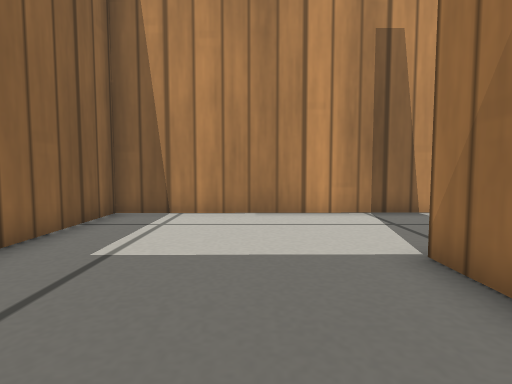
View 1 (above)

14 first-person views from a walk through a robot-simulator world made for Gazebo. The camera is 0.23 m above the floor, tilts 4° down and sees 80° across. The floor is counted in squares, 0.2 m on a side. Each view is taken from the middle of a square. On the plan, view 1 faces up. The plan holds only what a view shows up to about 13 squares ahead; the rest is blank. Gazebo's built-in surfaces are drawn with simple patterns.

View 2
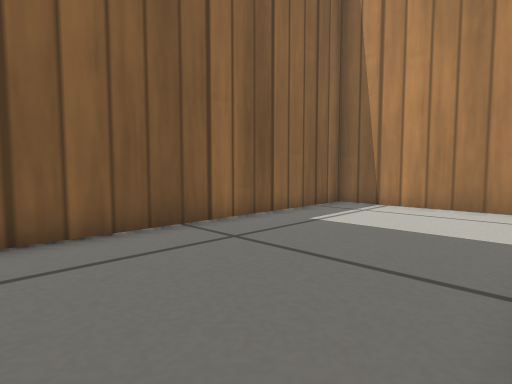

View 3
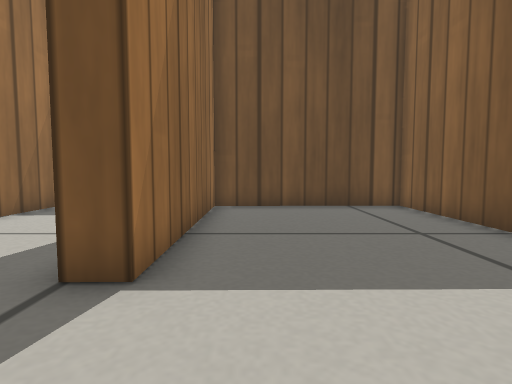

View 4
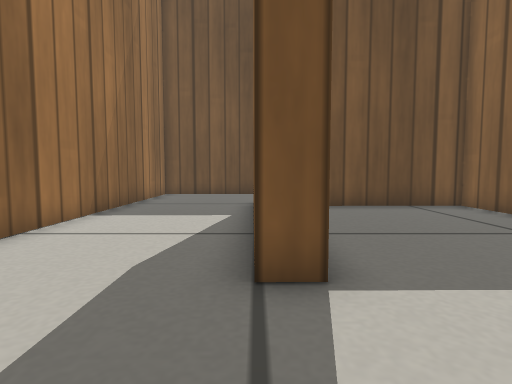

View 5
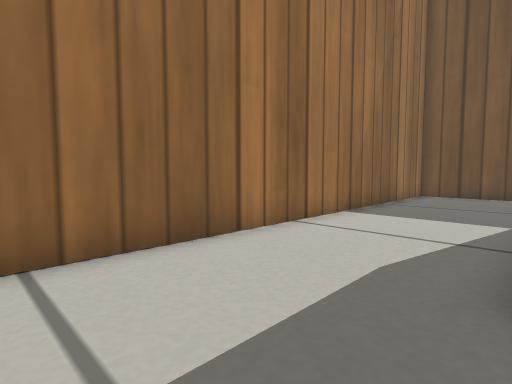

View 6
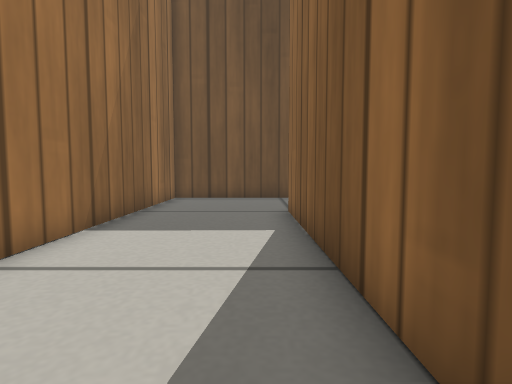

View 7
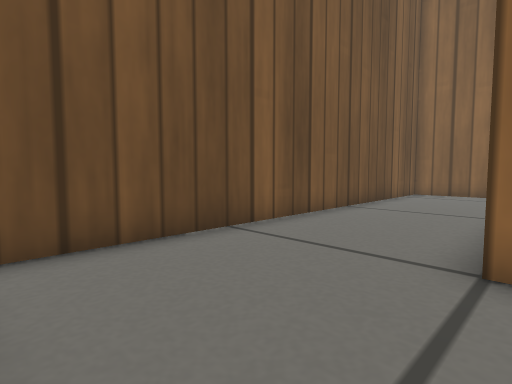

View 8
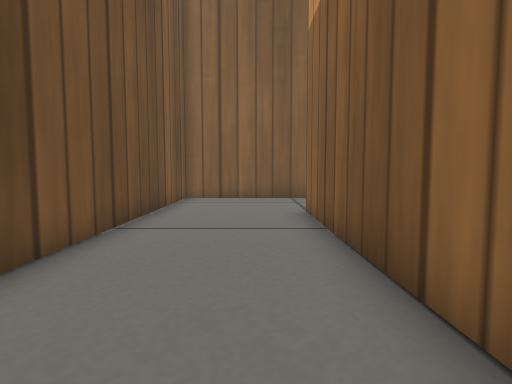

View 9
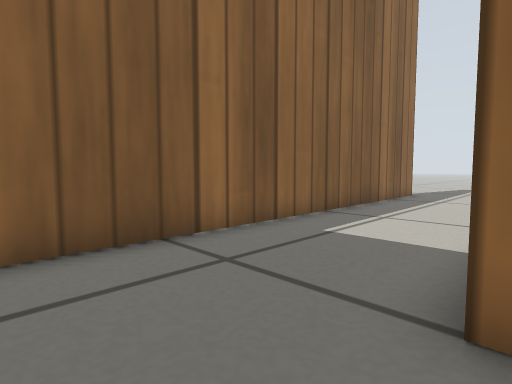

View 10
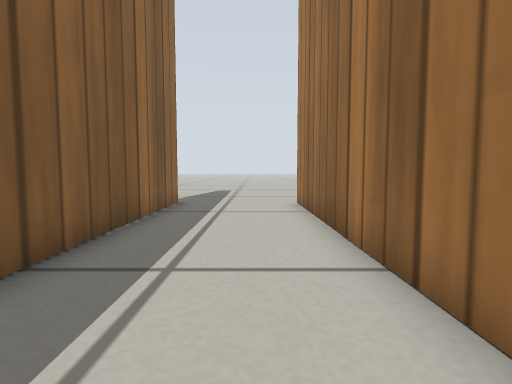

View 11
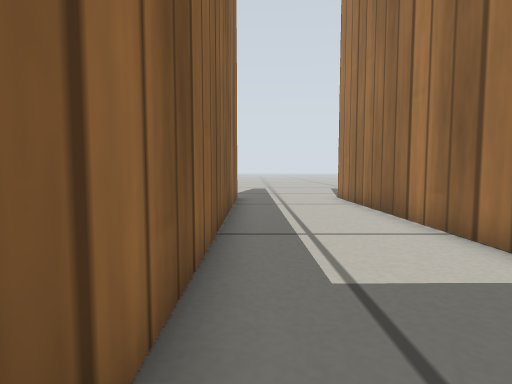

View 12
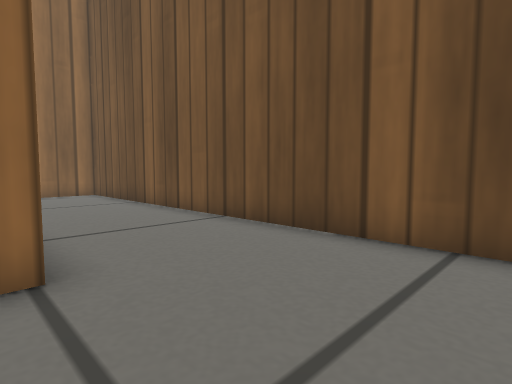

View 13
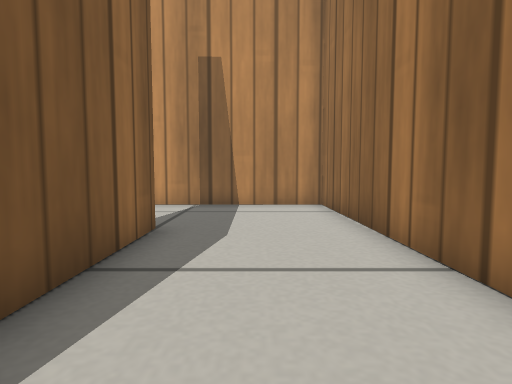

View 14
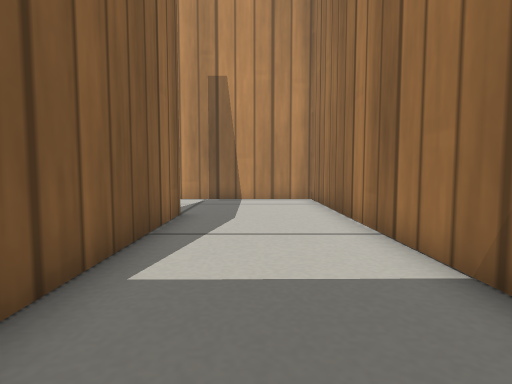

### Floor plan
Points are (right, up) in squares from view 1. A wall is a line through its corners. A room is listed if a view was taken in it or the views show most of it. See-through windows are left out.
Room 1 (views 1, 2, 3)
walls: (1.6, 8.2) (-3.8, 8.1) (-3.7, -2.9) (2.3, -2.8) (2.3, 4)
ways out: opening at (2.5, 6) to room 2
Room 2 (views 4, 5, 6, 7, 8, 9, 10, 11, 12, 13, 14)
walls: (-4.4, -0.3) (-4.5, 9); (2.4, -3.5) (-4.5, -3.6); (2.3, 4) (3, 4) (3.1, -3.6); (-8.8, 8.9) (-8.6, -7.9) (7.4, -7.7) (7.2, 8.3) (1.6, 8.2)
ways out: opening at (2.5, 6) to room 1; opening at (-9, 9.5)

Positions as (right, up) in squares from view 1, and headings:
1: (0, 0), facing up
2: (2, -2), facing up-left
3: (1, 7), facing down
4: (3, 7), facing down
5: (3, 7), facing down-right
6: (4, 5), facing down
7: (7, -3), facing down-left
8: (4, -5), facing left
9: (-4, -6), facing up-left
10: (-6, -2), facing up
11: (-8, -4), facing up
12: (-8, -3), facing down-right
13: (5, -2), facing up
14: (5, -4), facing up
